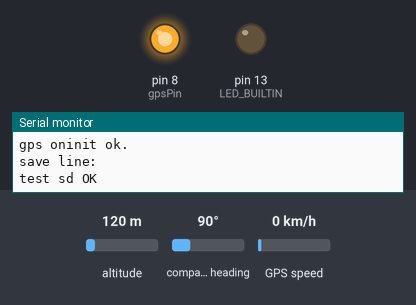
Bench run of a sketch on a simulated Arduino Uno, built with avr-gcc and run on an emulated ATmega328P. On the bench: output pins drawn as LEDs (lit = HIGH), the last lines printed to the serial monitor. The inputs (shaded band) are chosen by the test bench; at power-on: altitude 120 m, compass heading 90°, GPS speed 0 km/h. Sleep ends after the set time or at an interrupt; storage starts empty; the GPS gets a fix after 3 s at 37.7749, -122.4194 with 8 satellites.

Above: at 0.2 s.
At 3.23 s:
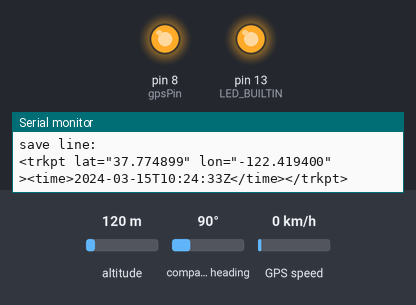
At 16.5 s:
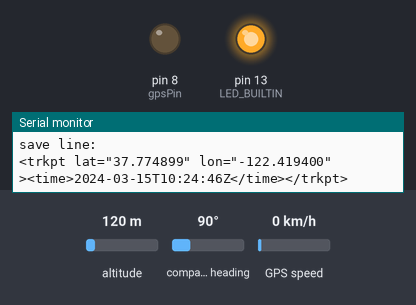
At 33.0 s:
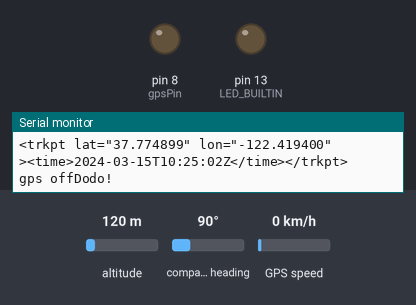
Timing chart, 0 to 34.5 s (numbered marks = the images above):
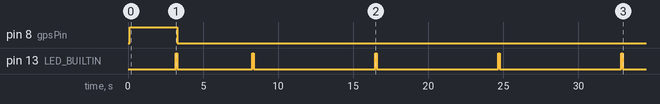

The sketch:

TrackerGpsNano.ino
```cpp
/*
 * prototype class
 */
void modeWakeUp(bool state);
void errorLed();

/*
 * includes
 */
#include <SoftwareSerial.h>
#include <SPI.h>
#include <SD.h>

#include "TinyGPS++.h"
#include "Constants.h"
#include "Sleep.h"

/*
 * global Var
 */
char fileName[32];
char lineText[100] ;
TinyGPSPlus gps;

void setup() {
  // initialize
   Serial.begin(115200);
   gpsSerial.begin(GPSBaud);
   pinMode(LED_BUILTIN, OUTPUT);
   pinMode(gpsPin, OUTPUT);
   pinMode(GPSTXPin, INPUT_PULLUP);

   //init SD CARD
   if (!SD.begin(chipSelect)) {
    Serial.println(F("SD failed!"));
    errorLed();
   }

   setupWatchDogTimer();delay(100);
   initPowerSave();

   //init state hardware wake up ( only gps)
   modeWakeUp(true);

   Serial.println(F("init ok."));

   //write testFile to sd card
   testFile();
}

void initPowerSave(){
  ADCSRA = 0;  // disable ADC to save 0.1mA
  //disable pin interrupt
  detachInterrupt(digitalPinToInterrupt(0));
  detachInterrupt(digitalPinToInterrupt(1));
}

//LED MANAGEMENT
void errorLed(){
   pinMode(13, OUTPUT);
  for (int c = 0 ; c < 100 ; c++) {
      digitalWrite(13, HIGH);
      delay(100);
      digitalWrite(13, LOW);
      delay(100);
  }
}

/*
 * This method manage state of hardware in sleep or wake up
 * GPS VCC is switch by NPN TRANSITOR with Base connected to gpsPin( see scheme)
 */
void modeWakeUp(bool state){
  switchGps(state);
}

void switchGps(bool state){
  if( state ){
    Serial.print(F("gps on"));
    digitalWrite(gpsPin, HIGH);
  }else{
     Serial.print(F("gps off"));
    digitalWrite(gpsPin, LOW);
  }

}

/*
 * This method write a test file.txt in the sd card to check everythinh is wire correctly
 */
void testFile(){
 if ( SD.exists("test.txt")) {
    Serial.println("already existe");
  } else {


  }
  // open a new file and immediately close it:
  File myFile;
  myFile = SD.open("test.txt", FILE_WRITE);
  if (myFile) {
    myFile.close();
    Serial.println("save line: ");
    Serial.println("test sd OK");
  }
  else{
     Serial.println(F("E open sd!"));
  }

}

/*
 * This method add one waypoint line to current file
 */
void addLineToFile(){
  bool firstOpen = false ;
  // open a new file and immediately close it:
  if ( SD.exists(fileName)) {
    Serial.println("already existe");
  } else {
    firstOpen = true;

  }

  File myFile;
  myFile = SD.open(fileName, FILE_WRITE);
   Serial.print("open file: ");
    Serial.println(fileName);
if (!myFile) {
     Serial.println(F("E open sd!"));
     return;
}

    if (firstOpen){
      //add header
       char myChar;
       for (byte k = 0; k < strlen_P(headerGpsFile); k++) {
           myChar = pgm_read_byte_near(headerGpsFile + k);
           myFile.print(myChar);
       }
      //remove footer
    }
    //add line
   myFile.println(lineText);
   myFile.close();
   Serial.println(F("save line: "));
   Serial.println(lineText);
   memset(lineText, 0, sizeof(lineText));
}


// the loop function runs over and over again forever
void loop() {

if (isWakeUp == 0 ){//cyle = 8sec

    enterSleepCpu();
    return;
}

if ( ( millis() / 1000 ) >  (startTimeGpsSec + DELAY_MAX_GPS_SEC ) ){//timeOutGps signal
   Serial.println(F("timeOutGps signal"));
  enterSleep();
  return;
}


 //try to get GPS signal
 while (gpsSerial.available() > 0 || DEBUG_MODE == 1){

    //Get Data from Gps or Debug
     if ( DEBUG_MODE == 1 ){

         if (!gps.encode(*gpsStream++)){
            return;
           }
     }
     else{

        byte gpsData = gpsSerial.read();
        gps.encode(gpsData);

      }

     if (gps.location.isUpdated() ||  DEBUG_MODE == 1  ){
        TinyGPSDate d = gps.date ;
        TinyGPSTime t = gps.time ;
        if (gps.location.isValid() && d.isValid() && t.isValid()) {

        char lat[16];
        dtostrf(gps.location.lat(), 4, 6, lat);

        char lng[16];
        dtostrf(gps.location.lng(), 4, 6, lng);

       char timeUTC[50] = "";//2009-06-19T10:13:04Z<
       sprintf(timeUTC, "%02d-%02d-%02dT%02d:%02d:%02dZ",d.year(), d.month(), d.day(), t.hour(), t.minute(), t.second());

        sprintf(lineText, trackPt,  lat , lng, timeUTC);
        countPt ++;

           char dateChar[32];
         //date
         sprintf(dateChar, "%02d_%02d_%02d", d.month(), d.day(), d.year());
         Serial.println(dateChar);

         char timeChar[32];
         sprintf(timeChar, "%02d:%02d:%02d", t.hour() , t.minute(), t.second());
         Serial.println(timeChar);

         sprintf(fileName, "%02d%02d%02d.gpx", d.month(), d.day(), d.year());
          Serial.println(fileName);

         //add to gpx file
        if (fileName == NULL){//if first line create filename and file...
               Serial.println(F("fileName not init"));
              }
            else{
              //ADD GPS SIGNAL
                addLineToFile();
              //ENTER IN SLEEP MODE

               enterSleep();


            }

      }
       else
     {
       Serial.println(F("INVALID"));

      }
    }


  }

}
```

Constants.h
```cpp
//Hardware
static const int GPSRXPin = 4 , GPSTXPin = 5;
static const uint32_t GPSBaud = 9600;

// The serial connection to the GPS module
SoftwareSerial gpsSerial(GPSTXPin ,GPSRXPin);

const int chipSelect = 6;//SD card select pin
const int gpsPin = 8;

const int  DEBUG_MODE  = 0 ;

const unsigned long   DELAY_MAX_GPS_SEC  = 120 ;
volatile int SLEEPING_TIME_MIN = 5;


//XML GPX FILE
int countPt = 0;
const char * trackPt =  "<trkpt lat=\"%s\" lon=\"%s\" ><time>%s</time></trkpt>"  ;
const char headerGpsFile[] PROGMEM = {"<?xml version=\"1.0\" encoding=\"UTF-8\" standalone=\"no\" ?><trk><trkseg>"};
const char footerGpsFile[] PROGMEM  = {"</trkseg></trk></gpx>"};

//gpsStream for debug
const char *gpsStream =
  "$GPRMC,045103.000,A,3014.1984,N,09749.2872,W,0.67,161.46,030913,,,A*7C\r\n";
```

Sleep.h
```cpp
#include <avr/sleep.h>
#include <avr/power.h>
#include <avr/wdt.h>

/*
 * global Var
 */
volatile unsigned int startTimeGpsSec =  millis();
volatile int wd_counter = 0;
volatile int isWakeUp = 1;


void enterSleepCpu(void);

// Watchdog Interrupt Service. This is executed when watchdog timed out.
ISR(WDT_vect) {
  wd_counter ++;
  Serial.println("WTG !!!");
  delay(10);

  if ((wd_counter * 8)  > (SLEEPING_TIME_MIN * 60) && isWakeUp == 0 ){//WAKE UP SYSTEME
    isWakeUp = 1;
    modeWakeUp(true);
    startTimeGpsSec = millis() / 1000;
  }


}


// Setup the Watch Dog Timer (WDT)
void setupWatchDogTimer() {
  // The MCU Status Register (MCUSR) is used to tell the cause of the last
  // reset, such as brown-out reset, watchdog reset, etc.
  // NOTE: for security reasons, there is a timed sequence for clearing the
  // WDE and changing the time-out configuration. If you don't use this
  // sequence properly, you'll get unexpected results.

  // Clear the reset flag on the MCUSR, the WDRF bit (bit 3).
  MCUSR &= ~(1<<WDRF);

  // Configure the Watchdog timer Control Register (WDTCSR)
  // The WDTCSR is used for configuring the time-out, mode of operation, etc

  // In order to change WDE or the pre-scaler, we need to set WDCE (This will
  // allow updates for 4 clock cycles).

  // Set the WDCE bit (bit 4) and the WDE bit (bit 3) of the WDTCSR. The WDCE
  // bit must be set in order to change WDE or the watchdog pre-scalers.
  // Setting the WDCE bit will allow updates to the pre-scalers and WDE for 4
  // clock cycles then it will be reset by hardware.
  WDTCSR |= (1<<WDCE) | (1<<WDE);

  /**
   *  Setting the watchdog pre-scaler value with VCC = 5.0V and 16mHZ
   *  WDP3 WDP2 WDP1 WDP0 | Number of WDT | Typical Time-out at Oscillator Cycles
   *  0    0    0    0    |   2K cycles   | 16 ms
   *  0    0    0    1    |   4K cycles   | 32 ms
   *  0    0    1    0    |   8K cycles   | 64 ms
   *  0    0    1    1    |  16K cycles   | 0.125 s
   *  0    1    0    0    |  32K cycles   | 0.25 s
   *  0    1    0    1    |  64K cycles   | 0.5 s
   *  0    1    1    0    |  128K cycles  | 1.0 s
   *  0    1    1    1    |  256K cycles  | 2.0 s
   *  1    0    0    0    |  512K cycles  | 4.0 s
   *  1    0    0    1    | 1024K cycles  | 8.0 s
  */
  WDTCSR  = (1<<WDP3) | (0<<WDP2) | (0<<WDP1) | (1<<WDP0);
  // Enable the WD interrupt (note: no reset).
  WDTCSR |= _BV(WDIE);
}

void enterSleep(void)
{
   digitalWrite(LED_BUILTIN, HIGH);
                delay(100);
                digitalWrite(LED_BUILTIN, LOW);
                modeWakeUp(false);
                wd_counter = 0;
                isWakeUp = 0;
                enterSleepCpu();
}
// Enters the arduino into sleep mode.
void enterSleepCpu(void)
{

    Serial.println("Dodo!");
    delay(100);
  set_sleep_mode(SLEEP_MODE_PWR_DOWN);
  sleep_enable();

  // Now enter sleep mode.
  sleep_mode();

  // The program will continue from here after the WDT timeout

  // First thing to do is disable sleep.
  sleep_disable();

  // Re-enable the peripherals.
  power_all_enable();
  Serial.println(wd_counter);
  Serial.println("Wake Up");

}
```

Measured:
- by itself, pin 8 (gpsPin): HIGH → LOW at 3.3 s
- by itself, pin 13 (LED_BUILTIN): goes HIGH 0.10 s, LOW 5.0 s, 3 × (HIGH 0.10 s, LOW 8.1 s), HIGH 0.10 s, then LOW
